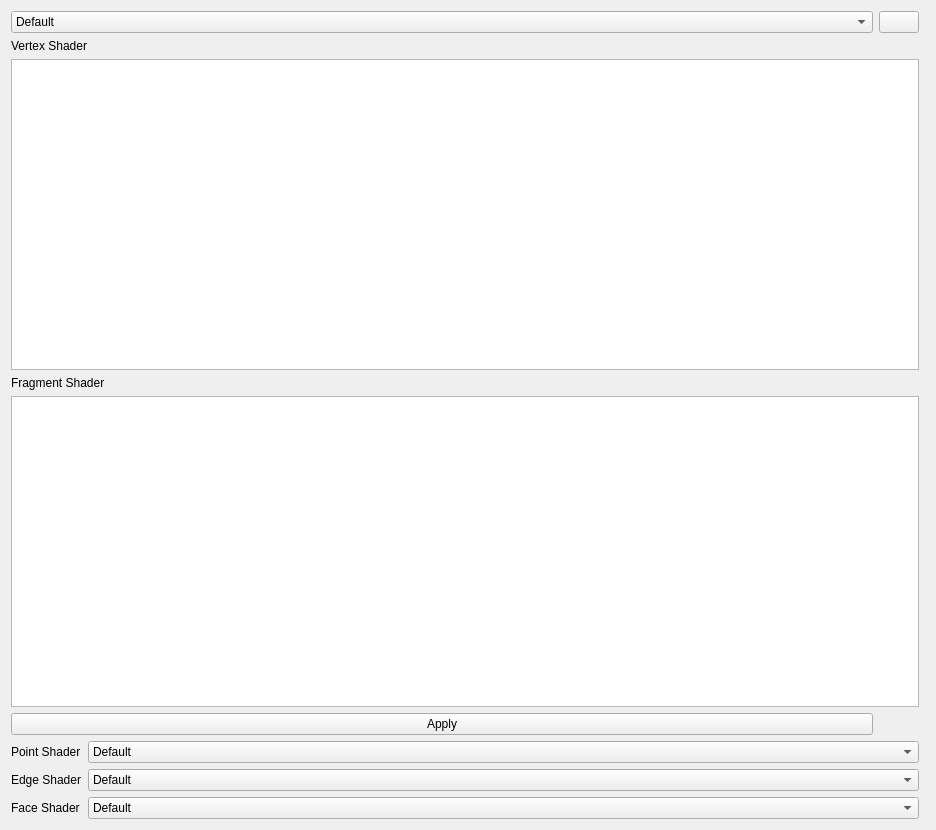
<?xml version="1.0" encoding="UTF-8"?>
<ui version="4.0">
 <class>ShadedSceneControlWidget</class>
 <widget class="QWidget" name="ShadedSceneControlWidget">
  <property name="geometry">
   <rect>
    <x>0</x>
    <y>0</y>
    <width>936</width>
    <height>830</height>
   </rect>
  </property>
  <property name="windowTitle">
   <string>Form</string>
  </property>
  <layout class="QGridLayout" name="gridLayout_3">
   <item row="0" column="0">
    <widget class="QComboBox" name="presetComboBox">
     <item>
      <property name="text">
       <string>Default</string>
      </property>
     </item>
    </widget>
   </item>
   <item row="1" column="0">
    <widget class="QLabel" name="label">
     <property name="text">
      <string>Vertex Shader</string>
     </property>
    </widget>
   </item>
   <item row="0" column="1">
    <widget class="QPushButton" name="pushButton_2">
     <property name="sizePolicy">
      <sizepolicy hsizetype="Fixed" vsizetype="Fixed">
       <horstretch>0</horstretch>
       <verstretch>0</verstretch>
      </sizepolicy>
     </property>
     <property name="text">
      <string/>
     </property>
     <property name="icon">
      <iconset resource="../../resources/main.qrc">
       <normaloff>:/new/prefix1/install.png</normaloff>:/new/prefix1/install.png</iconset>
     </property>
     <property name="iconSize">
      <size>
       <width>24</width>
       <height>24</height>
      </size>
     </property>
    </widget>
   </item>
   <item row="3" column="0">
    <widget class="QLabel" name="label_2">
     <property name="text">
      <string>Fragment Shader</string>
     </property>
    </widget>
   </item>
   <item row="4" column="0" colspan="2">
    <widget class="QTextEdit" name="fragmentShaderTextEdit"/>
   </item>
   <item row="2" column="0" colspan="2">
    <widget class="QTextEdit" name="vetrexShaderTextEdit"/>
   </item>
   <item row="0" column="2" rowspan="7">
    <widget class="Draw3dParametersControlWidget" name="genericParams" native="true">
     <property name="sizePolicy">
      <sizepolicy hsizetype="Maximum" vsizetype="Preferred">
       <horstretch>0</horstretch>
       <verstretch>0</verstretch>
      </sizepolicy>
     </property>
    </widget>
   </item>
   <item row="6" column="0" colspan="2">
    <layout class="QGridLayout" name="gridLayout_2">
     <item row="0" column="0">
      <widget class="QLabel" name="label_3">
       <property name="sizePolicy">
        <sizepolicy hsizetype="Fixed" vsizetype="Preferred">
         <horstretch>0</horstretch>
         <verstretch>0</verstretch>
        </sizepolicy>
       </property>
       <property name="text">
        <string>Point Shader</string>
       </property>
      </widget>
     </item>
     <item row="1" column="0">
      <widget class="QLabel" name="label_4">
       <property name="text">
        <string>Edge Shader</string>
       </property>
      </widget>
     </item>
     <item row="2" column="0">
      <widget class="QLabel" name="label_5">
       <property name="text">
        <string>Face Shader</string>
       </property>
      </widget>
     </item>
     <item row="0" column="1">
      <widget class="QComboBox" name="pointComboBox">
       <property name="currentIndex">
        <number>1</number>
       </property>
       <item>
        <property name="text">
         <string>None</string>
        </property>
       </item>
       <item>
        <property name="text">
         <string>Default</string>
        </property>
       </item>
       <item>
        <property name="text">
         <string>Default Phong</string>
        </property>
       </item>
      </widget>
     </item>
     <item row="1" column="1">
      <widget class="QComboBox" name="edgeComboBox">
       <property name="currentIndex">
        <number>1</number>
       </property>
       <item>
        <property name="text">
         <string>None</string>
        </property>
       </item>
       <item>
        <property name="text">
         <string>Default</string>
        </property>
       </item>
       <item>
        <property name="text">
         <string>Default Phong</string>
        </property>
       </item>
      </widget>
     </item>
     <item row="2" column="1">
      <widget class="QComboBox" name="faceComboBox">
       <property name="currentIndex">
        <number>1</number>
       </property>
       <item>
        <property name="text">
         <string>None</string>
        </property>
       </item>
       <item>
        <property name="text">
         <string>Default</string>
        </property>
       </item>
       <item>
        <property name="text">
         <string>Default Phong</string>
        </property>
       </item>
      </widget>
     </item>
    </layout>
   </item>
   <item row="5" column="0">
    <widget class="QPushButton" name="applyButton">
     <property name="text">
      <string>Apply</string>
     </property>
    </widget>
   </item>
  </layout>
 </widget>
 <customwidgets>
  <customwidget>
   <class>Draw3dParametersControlWidget</class>
   <extends>QWidget</extends>
   <header>3d/draw3dParametersControlWidget.h</header>
   <container>1</container>
  </customwidget>
 </customwidgets>
 <resources>
  <include location="../../resources/main.qrc"/>
 </resources>
 <connections/>
</ui>
